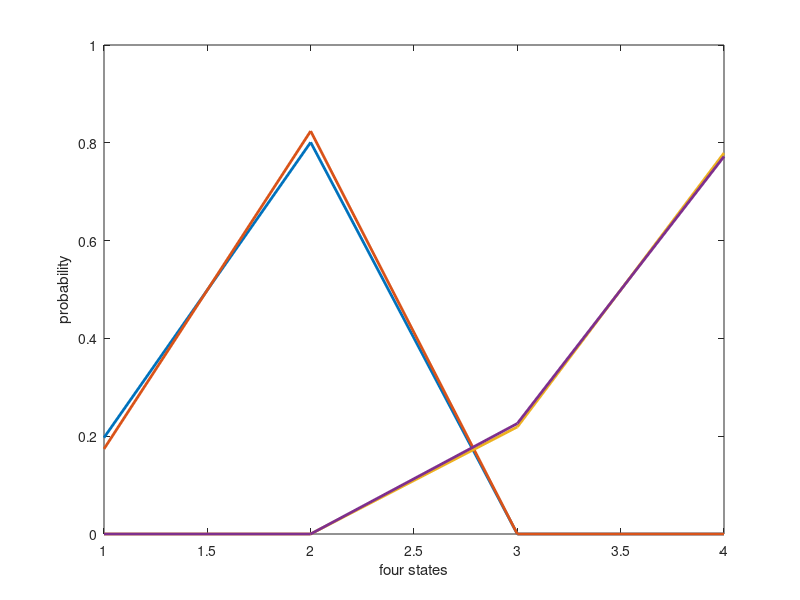
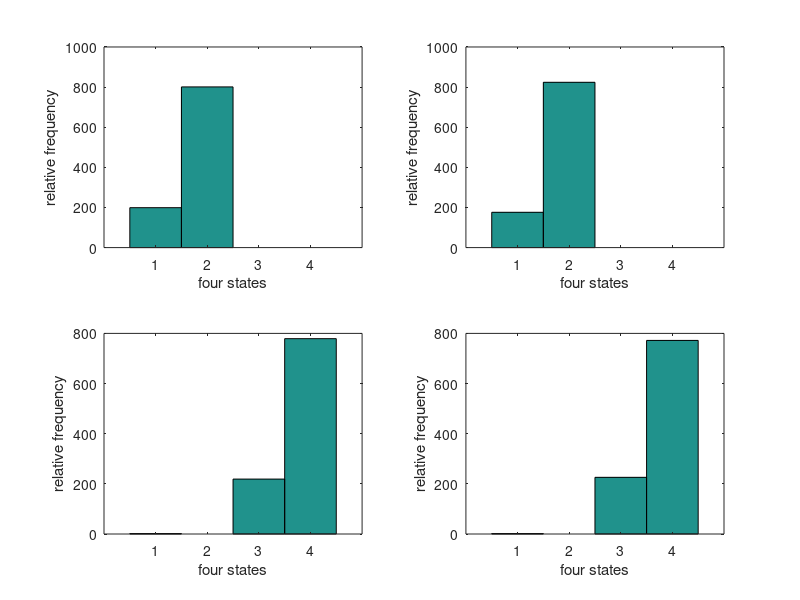
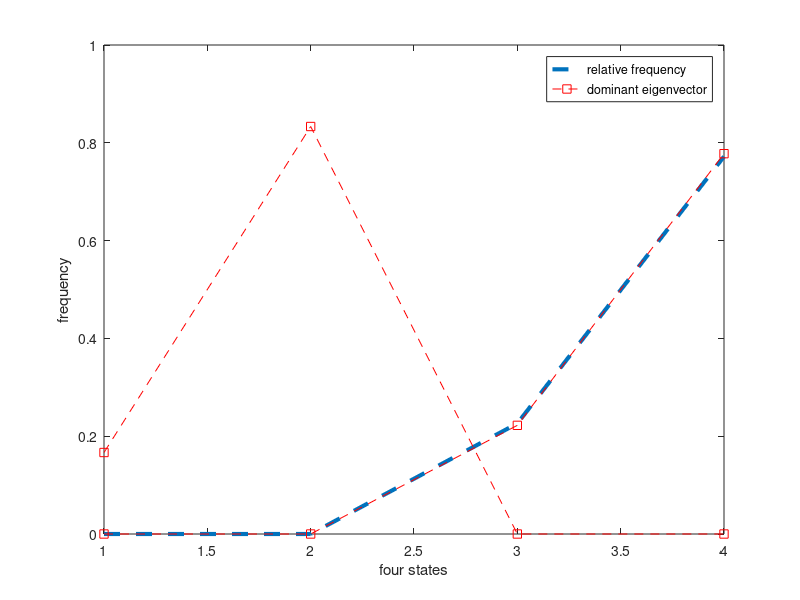

Source code (MATLAB) for these figures, in order:
clear all, close all;

K=1000;
M=4;
N=4;
pi=[0.5 0.5 0.0 0.0;0.1 0.9 0.0 0.0;0.0 0.0 0.3 0.7;0.0 0.0 0.2 0.8];
%pi=[0.0 0.5 0.0 0.5;0.5 0.0 0.5 0.0;0.0 0.5 0.0 0.5;0.5 0.0 0.5 0.0];

rand('seed',0);

for j=1:M
    i=j;
   % randsample(1:4,1);
    for k=2:K-1
        x(k+1,j)= randsample(1:4,1,true,pi(i,:));
        i=x(k+1,j);
    end
   j=j+1;
end

figure (5);
for m=1:M
  freq(:,m)=histc(x(:,m),1:N);
end
y=freq./1000;
plot(y,'LineWidth',2);
xlabel('four states');
ylabel('probability');

figure (6);
for m=1:M
    subplot(2,2,m);
    hist(x(:,m),1:N);
    xlabel('four states');
    ylabel('relative frequency');
end

% produce eigenvalues (D) and eigenvectors (V) of matrix pi
[V,D]=eig(pi');
   
ind=find(abs(diag(D)-1)<1e-6);
for k=1:length(ind)
    % rde is the rescaled dominant eigenvector
    rde(:,k)=V(:,ind(k))/sum(V(:,ind(k)));
end

% plot the relative freency
figure (7);
plot(y(:,M),'--','LineWidth',3);
xlabel('four states');
ylabel('probability');
hold on;

% plot the dominant eigenvector of pi
plot(rde,'--rs');
legend('relative frequency','dominant eigenvector');
xlabel('four states');
ylabel('frequency');





   
